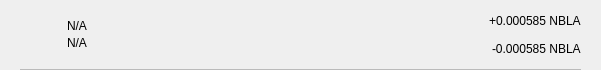
<?xml version="1.0" encoding="UTF-8"?>
<ui version="4.0">
 <class>TxRow</class>
 <widget class="QWidget" name="TxRow">
  <property name="geometry">
   <rect>
    <x>0</x>
    <y>0</y>
    <width>601</width>
    <height>70</height>
   </rect>
  </property>
  <property name="minimumSize">
   <size>
    <width>0</width>
    <height>40</height>
   </size>
  </property>
  <property name="windowTitle">
   <string>Form</string>
  </property>
  <layout class="QVBoxLayout" name="verticalLayout_3">
   <property name="spacing">
    <number>0</number>
   </property>
   <property name="leftMargin">
    <number>0</number>
   </property>
   <property name="topMargin">
    <number>0</number>
   </property>
   <property name="rightMargin">
    <number>0</number>
   </property>
   <property name="bottomMargin">
    <number>0</number>
   </property>
   <item>
    <widget class="QWidget" name="rowContainer" native="true">
     <layout class="QVBoxLayout" name="verticalLayout_2">
      <property name="spacing">
       <number>9</number>
      </property>
      <property name="leftMargin">
       <number>20</number>
      </property>
      <property name="topMargin">
       <number>9</number>
      </property>
      <property name="rightMargin">
       <number>20</number>
      </property>
      <property name="bottomMargin">
       <number>0</number>
      </property>
      <item>
       <widget class="QFrame" name="frame">
        <property name="styleSheet">
         <string notr="true">border:none;</string>
        </property>
        <property name="frameShape">
         <enum>QFrame::StyledPanel</enum>
        </property>
        <property name="frameShadow">
         <enum>QFrame::Raised</enum>
        </property>
        <layout class="QHBoxLayout" name="horizontalLayout" stretch="0,2,0">
         <property name="leftMargin">
          <number>0</number>
         </property>
         <property name="topMargin">
          <number>0</number>
         </property>
         <property name="rightMargin">
          <number>0</number>
         </property>
         <property name="bottomMargin">
          <number>0</number>
         </property>
         <item>
          <widget class="QPushButton" name="icon">
           <property name="focusPolicy">
            <enum>Qt::NoFocus</enum>
           </property>
           <property name="styleSheet">
            <string notr="true">border:none;</string>
           </property>
           <property name="text">
            <string/>
           </property>
           <property name="iconSize">
            <size>
             <width>28</width>
             <height>28</height>
            </size>
           </property>
          </widget>
         </item>
         <item>
          <layout class="QVBoxLayout" name="verticalLayout">
           <property name="spacing">
            <number>3</number>
           </property>
           <property name="leftMargin">
            <number>9</number>
           </property>
           <item>
            <widget class="QLabel" name="lblAddress">
             <property name="styleSheet">
              <string notr="true"/>
             </property>
             <property name="text">
              <string notr="true">N/A</string>
             </property>
             <property name="alignment">
              <set>Qt::AlignBottom|Qt::AlignLeading|Qt::AlignLeft</set>
             </property>
            </widget>
           </item>
           <item>
            <widget class="QLabel" name="lblDate">
             <property name="styleSheet">
              <string notr="true"/>
             </property>
             <property name="text">
              <string notr="true">N/A</string>
             </property>
             <property name="alignment">
              <set>Qt::AlignLeading|Qt::AlignLeft|Qt::AlignTop</set>
             </property>
            </widget>
           </item>
          </layout>
         </item>
         <item>
          <widget class="QWidget" name="containerAmounts" native="true">
           <property name="minimumSize">
            <size>
             <width>80</width>
             <height>0</height>
            </size>
           </property>
           <layout class="QVBoxLayout" name="verticalLayout_4">
            <property name="leftMargin">
             <number>0</number>
            </property>
            <property name="topMargin">
             <number>0</number>
            </property>
            <property name="rightMargin">
             <number>0</number>
            </property>
            <property name="bottomMargin">
             <number>0</number>
            </property>
            <item alignment="Qt::AlignRight">
             <widget class="QLabel" name="lblAmountTop">
              <property name="styleSheet">
               <string notr="true"/>
              </property>
              <property name="text">
               <string>+0.000585 NBLA</string>
              </property>
             </widget>
            </item>
            <item alignment="Qt::AlignRight">
             <widget class="QLabel" name="lblAmountBottom">
              <property name="styleSheet">
               <string notr="true"/>
              </property>
              <property name="text">
               <string>-0.000585 NBLA</string>
              </property>
             </widget>
            </item>
           </layout>
          </widget>
         </item>
        </layout>
       </widget>
      </item>
      <item>
       <widget class="QLabel" name="lblDivisory">
        <property name="minimumSize">
         <size>
          <width>0</width>
          <height>1</height>
         </size>
        </property>
        <property name="maximumSize">
         <size>
          <width>16777215</width>
          <height>1</height>
         </size>
        </property>
        <property name="styleSheet">
         <string notr="true">background-color:#bababa;</string>
        </property>
        <property name="text">
         <string/>
        </property>
        <property name="alignment">
         <set>Qt::AlignBottom|Qt::AlignLeading|Qt::AlignLeft</set>
        </property>
       </widget>
      </item>
     </layout>
    </widget>
   </item>
  </layout>
 </widget>
 <resources/>
 <connections/>
</ui>
